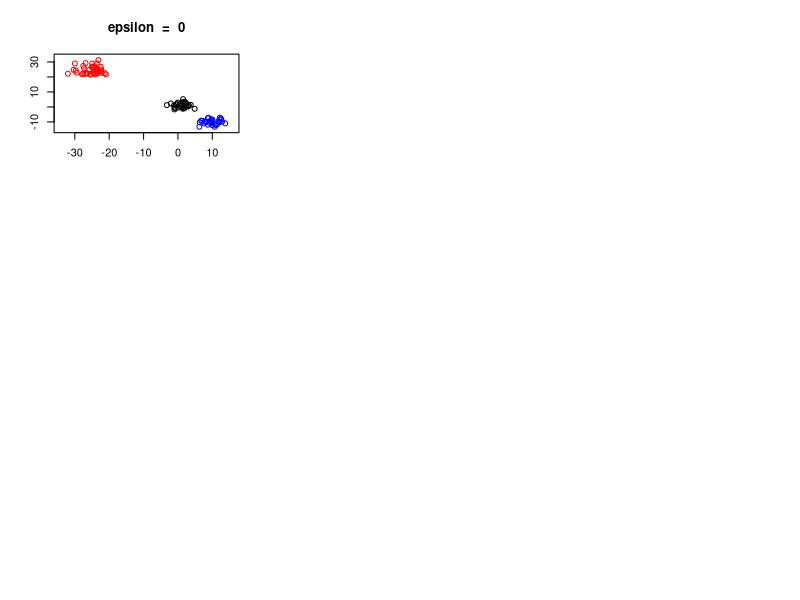

R code for this plot: (Note: this script raises an error after producing the figure.)

### Simulation 2: Increasing, but identical and diagonal errors
library(MASS)
library(gdata)
library(mclust)

# set sample size
nvec = c(3,3,4) * 10
n = sum(nvec)
p = 2


mu1 = c(1,1)
mu2 = c(10,-10)
mu3 = c(-25,25)


# set error value here:
eps = c(0, 5, 10, 20, 30, 40, 50, 100, 150)

# set error matrix:
err = array(0, dim=c(p, p, length(eps)))
for(i in 1:length(eps)){
  diag(err[,,i]) = eps[i]
}

err.array = array(0, dim=c(p,p,n,length(eps)))
for(i in 1:length(eps)){  
  for(j in 1:n){
    err.array[,,j,i] = err[,,i]
  } 
}


# true membership matrix:
temp = c(rep(c(1,0,0),nvec[1]),rep(c(0,1,0),nvec[2]),rep(c(0,0,1),nvec[3]))
z.ini = z.true = matrix(temp, nrow=n, byrow=TRUE)


my.mcr = mc.mcr = rep(0,length(eps))


par(mfrow=c(3,3))
for(i in 1:length(eps)){
  # define cov matrices
  sigma1 = matrix(c(3,0,0,3),nrow=2)
  sigma2 = matrix(c(5,0,0,5),nrow=2)
  sigma3 = matrix(c(7,0,0,7),nrow=2)
  
  # sample from dist:
  set.seed(0)
  s1 = mvrnorm(nvec[1], mu1, (sigma1+err[,,i]))
  s2 = mvrnorm(nvec[2], mu2, (sigma2+err[,,i]))
  s3 = mvrnorm(nvec[3], mu3, (sigma3+err[,,i]))
  
  samp = rbind(s1,s2,s3)
  
  x1 = min(samp[,1])-2
  x2 = max(samp[,1])+2
  y1 = min(samp[,2])-2
  y2 = max(samp[,2])+2
  
  plot(s1,xlim=c(x1,x2),ylim=c(y1,y2),main = paste(expression(epsilon), " = ", eps[i]),xlab="",ylab="")
  points(s2, col="blue")
  points(s3, col="red")  
  
  
  my.class = ME.VVV.err(samp, z.ini, err.array[,,,i])$z
  my.mcr[i] = MCR(my.class, z.true)
  
  mc.class = meVVV(samp,z.ini)$z
  mc.mcr[i] = MCR(mc.class, z.true)
  
  
}
par(mfrow=c(1,1))


plot(my.mcr,type="l")
lines(mc.mcr,col="blue")
